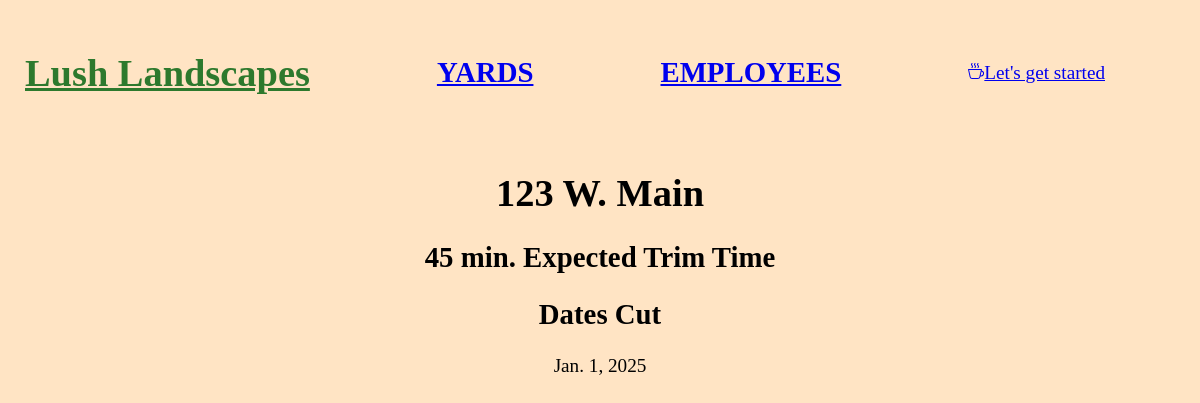
Page /yard/1/ on the earlier database version.
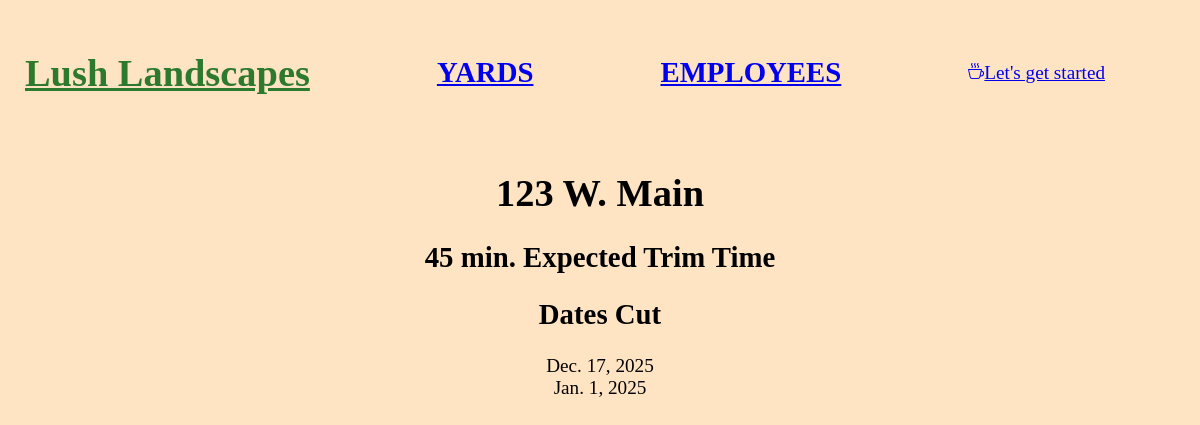
Same page on the later database version.
### tracker/models.py (models this page shows, shortened)
class Yard(models.Model):
    address = models.CharField(max_length=150)
    time = models.IntegerField(default=60)

class WorkDay(models.Model):
    date = models.DateField(primary_key=True)
    staff = models.ManyToManyField(Employee, related_name='work_day')
    yards_cut = models.ManyToManyField(Yard, related_name='work_day')

### tracker/views.py (the view)
# urls.py: path('yard/<int:pk>/', views.yard_detail, name='yard_detail'),
def yard_detail(request, pk):
    yard = get_object_or_404(Yard, pk=pk)
    workdays = yard.work_day.order_by('-date')
    return render(request, 'tracker/yard_detail.html', {'yard': yard, 'work_day': workdays})

### tracker/templates/tracker/yard_detail.html
{% extends 'tracker/core.html' %}
{% block content %}
    <body class="detail-page">
        <h1>{{yard.address}}</h1>
        <h2>{{yard.time}} min. Expected Trim Time</h2>
        <div class="yard-cut-days">
            <h2>Dates Cut</h2>
            {% for day in work_day %}
                <div>{{day.date}}</div>
            {% empty %}
                <p>This is a new yard!</p>
            {% endfor %}
        </div>
    </body>
{% endblock %}

### tracker/templates/tracker/core.html (shortened to what this page needs)
{% load static %}
<!DOCTYPE html>
<html>
    <head>
        <link rel="stylesheet" href="{% static 'tracker/css/tracker.css' %}">
    </head>
    <body>
        <header class="page-header">
                <h1><a href="/">Lush Landscapes</a></h1>
                <h2><a href="{% url 'yard_list'%}">YARDS</a></h2>
                <h2><a href="{% url 'employee_list' %}">EMPLOYEES</a></h2>
            {% if user.is_authenticated %}
                <form method="post" action="{% url 'logout' %}" style="display:inline;">
                    {% csrf_token %}
                    <button type="submit" class="work-button">Logout</button>
                </form>
            {% else %}
                <a href="{% url 'login' %}" class="work-button">{% include './icons/cup-hot.svg'%}Let's get started</a>
            {% endif %}
        </header>
        <main class="container">
            {% block content %}
            {% endblock %}
        </main>
    </body>

### tracker/static/tracker/css/tracker.css (style rules this page uses)
html { background-color: bisque; font-size: larger; }
.page-header { display: flex; align-items: center; justify-content: space-between; width: 90%; padding: 25px; }
h1 a { color:rgb(45, 121, 45); }
.detail-page { text-align: center; margin: auto; }

Differences in the rows shown:
added WorkDay: date "Dec. 17, 2025"
